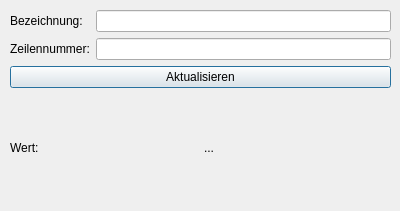
<?xml version="1.0" encoding="UTF-8"?>
<ui version="4.0">
 <class>Dialog_variablenwerte_anzeigen</class>
 <widget class="QDialog" name="Dialog_variablenwerte_anzeigen">
  <property name="geometry">
   <rect>
    <x>0</x>
    <y>0</y>
    <width>400</width>
    <height>211</height>
   </rect>
  </property>
  <property name="windowTitle">
   <string>Dialog</string>
  </property>
  <property name="modal">
   <bool>true</bool>
  </property>
  <widget class="QWidget" name="layoutWidget">
   <property name="geometry">
    <rect>
     <x>10</x>
     <y>10</y>
     <width>381</width>
     <height>191</height>
    </rect>
   </property>
   <layout class="QVBoxLayout" name="verticalLayout_3">
    <item>
     <layout class="QHBoxLayout" name="horizontalLayout">
      <item>
       <layout class="QVBoxLayout" name="verticalLayout_2">
        <item>
         <widget class="QLabel" name="label_bez">
          <property name="text">
           <string>Bezeichnung:</string>
          </property>
         </widget>
        </item>
        <item>
         <widget class="QLabel" name="label_zeilennummer">
          <property name="text">
           <string>Zeilennummer:</string>
          </property>
         </widget>
        </item>
       </layout>
      </item>
      <item>
       <layout class="QVBoxLayout" name="verticalLayout">
        <item>
         <widget class="QLineEdit" name="lineEdit_bez"/>
        </item>
        <item>
         <widget class="QLineEdit" name="lineEdit_zeilennummer"/>
        </item>
       </layout>
      </item>
     </layout>
    </item>
    <item>
     <widget class="QPushButton" name="pushButton">
      <property name="text">
       <string>Aktualisieren</string>
      </property>
     </widget>
    </item>
    <item>
     <layout class="QHBoxLayout" name="horizontalLayout_2">
      <item>
       <widget class="QLabel" name="label_wert_beschriftungstext">
        <property name="text">
         <string>Wert:</string>
        </property>
       </widget>
      </item>
      <item>
       <widget class="QLabel" name="label_wert">
        <property name="text">
         <string>...</string>
        </property>
       </widget>
      </item>
     </layout>
    </item>
   </layout>
  </widget>
 </widget>
 <resources/>
 <connections/>
</ui>
